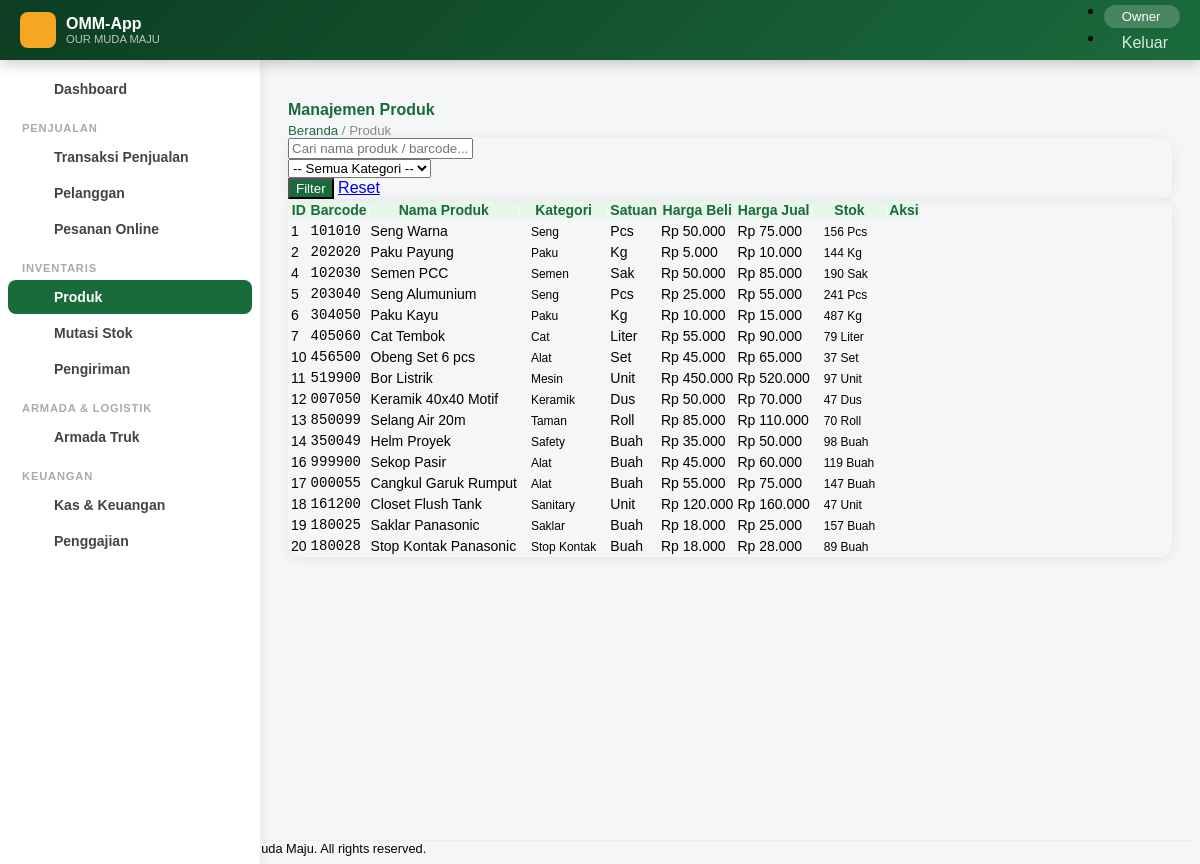
The page /produk.php (signed in) on the database its author committed.
### tables this page shows
CREATE TABLE `produk` (
  `id_produk` int NOT NULL AUTO_INCREMENT,
  `nama_produk` varchar(100) NOT NULL,
  `kategori` varchar(50) NOT NULL,
  `satuan` varchar(20) NOT NULL,
  `harga_beli` decimal(12,2) NOT NULL,
  `harga_jual` decimal(12,2) NOT NULL,
  `barcode` varchar(50) NOT NULL,
  `created_at` timestamp NULL DEFAULT CURRENT_TIMESTAMP,
  `foto` varchar(255) DEFAULT NULL COMMENT 'Foto Produk',
  PRIMARY KEY (`id_produk`)
);

### koneksi.php (called while the page is built, shortened)
<?php
class Koneksi {
    private $db_host = 'localhost',
            $db_user = 'root',
            $db_pass = 'kristin',
            $db_name = 'db_toko_bangunan';
    function __construct() {
        try {
            $this->db = new PDO(
                "mysql:host=$this->db_host;dbname=$this->db_name;charset=utf8",
                $this->db_user,
                $this->db_pass,
                [PDO::ATTR_ERRMODE => PDO::ERRMODE_EXCEPTION]
            );
        } catch (PDOException $e) {
            die('<div class="alert alert-danger m-3">Koneksi database gagal: ' . $e->getMessage() . '</div>');
        }
    }
}
?>

### Dml.php (called while the page is built, shortened)
<?php
include_once "koneksi.php";
class Dml extends Koneksi {
    public function query($sql, $params = [])
    {
        $q = $this->db->prepare($sql);
        $q->execute($params);
        return $q->fetchAll(PDO::FETCH_ASSOC);
    }
}
?>

### fungsi.php (called while the page is built, shortened)
<?php
function rupiah($angka)
{
    return 'Rp ' . number_format($angka, 0, ',', '.');
}

### produk.php (the view, shortened to what this page needs)
<?php
include "fungsi.php";
include "Dml.php";
$db = new Dml();
$cari = isset($_GET['cari']) ? trim($_GET['cari']) : '';
$where = "1=1";
$produk = $db->query("SELECT p.*, COALESCE(SUM(CASE WHEN sm.jenis='masuk' THEN sm.jumlah WHEN sm.jenis='keluar' THEN -sm.jumlah END),0) as stok_saat_ini FROM produk p LEFT JOIN stok_mutasi sm ON p.id_produk=sm.id_produk WHERE $where GROUP BY p.id_produk ORDER BY p.id_produk ASC");
include "header.php";
?>
<main id="main">
<div class="d-flex align-items-center justify-content-between mb-4 flex-wrap gap-2">
    <div>
        <h4 class="page-title mb-0"><i class="bi bi-box-seam-fill me-2"></i>Manajemen Produk</h4>
        <div class="page-breadcrumb"><a href="beranda.php">Beranda</a> / Produk</div>
    </div>
</div>
<div class="card mb-3">
    <div class="card-body py-2">
        <form method="get" class="row g-2 align-items-center">
            <div class="col-md-5">
                <div class="input-group input-group-sm">
                    <input type="text" name="cari" class="form-control" placeholder="Cari nama produk / barcode..." value="<?php echo htmlspecialchars($cari); ?>">
                </div>
            </div>
            <div class="col-md-3">
                <select name="kat" class="form-select form-select-sm">
                    <option value="">-- Semua Kategori --</option>
                </select>
            </div>
            <div class="col-md-auto">
                <button class="btn btn-sm btn-btj me-1"><i class="bi bi-funnel"></i> Filter</button>
                <a href="produk.php" class="btn btn-sm btn-outline-secondary"><i class="bi bi-x-circle"></i> Reset</a>
            </div>
        </form>
    </div>
</div>
<div class="card">
    <div class="card-body p-0">
        <div class="table-responsive">
            <table class="table table-hover datatable mb-0">
                <thead><tr class="text-center">
                    <th>ID</th><th>Barcode</th><th>Nama Produk</th><th>Kategori</th><th>Satuan</th>
                    <th>Harga Beli</th><th>Harga Jual</th><th>Stok</th><th>Aksi</th>
                </tr></thead>
                <tbody>
                <?php if (empty($produk)): ?>
                <tr><td colspan="9" class="text-center text-muted py-4">Tidak ada produk ditemukan</td></tr>
                <?php else: foreach ($produk as $p): ?>
                <tr class="text-center">
                    <td><?php echo $p['id_produk']; ?></td>
                    <td><code><?php echo htmlspecialchars($p['barcode']); ?></code></td>
                    <td class="text-start fw-semibold"><?php echo htmlspecialchars($p['nama_produk']); ?></td>
                    <td><span class="badge bg-light text-dark border"><?php echo $p['kategori']; ?></span></td>
                    <td><?php echo $p['satuan']; ?></td>
                    <td><?php echo rupiah($p['harga_beli']); ?></td>
                    <td class="text-success fw-semibold"><?php echo rupiah($p['harga_jual']); ?></td>
                    <td>
                        <?php $stok = intval($p['stok_saat_ini']); ?>
                        <span class="badge bg-<?php echo $stok<=0?'danger':($stok<=10?'warning':'success'); ?>">
                            <?php echo $stok.' '.$p['satuan']; ?>
                        </span>
                    </td>
                    <td>
</td>
                </tr>
                <?php endforeach; endif; ?>
                </tbody>
            </table>
        </div>
    </div>
</div>
</main>
<?php include "footer.php"; ?>

### assets/css/main.css (style rules this page uses)
:root { --btj-primary: #1a6b3c; --btj-secondary: #f5a623; --btj-accent: #e8f5e9; --btj-dark: #0d3d22; --btj-sidebar-w: 260px; }
body { font-family: 'Nunito', sans-serif; background: #f4f6f8; }
#main { margin-left: var(--btj-sidebar-w); margin-top: 60px; padding: 20px; transition: all 0.3s; min-height: calc(100vh - 60px); }
.card { border: none; border-radius: 12px; box-shadow: 0 2px 12px rgba(0,0,0,0.07); }
.table { font-size: 0.875rem; }
.table thead th { background: var(--btj-accent); color: var(--btj-primary); font-weight: 700; border: none; }
.btn-btj { background: var(--btj-primary); color: #fff; }
.page-title { font-family: 'Poppins', sans-serif; font-weight: 700; color: var(--btj-primary); margin-bottom: 4px; }
.page-breadcrumb { color: #888; font-size: 0.83rem; }
.page-breadcrumb a { color: var(--btj-primary); text-decoration: none; }
.badge { font-size: 0.75rem; padding: 5px 10px; border-radius: 20px; }

### rows shown on the page
produk: id_produk "1", barcode "101010", nama_produk "Seng Warna", kategori "Seng", satuan "Pcs", harga_beli "Rp 50.000", harga_jual "Rp 75.000", stok "156"
produk: id_produk "2", barcode "202020", nama_produk "Paku Payung", kategori "Paku", satuan "Kg", harga_beli "Rp 5.000", harga_jual "Rp 10.000", stok "144"
produk: id_produk "4", barcode "102030", nama_produk "Semen PCC", kategori "Semen", satuan "Sak", harga_beli "Rp 50.000", harga_jual "Rp 85.000", stok "190"
produk: id_produk "5", barcode "203040", nama_produk "Seng Alumunium", kategori "Seng", satuan "Pcs", harga_beli "Rp 25.000", harga_jual "Rp 55.000", stok "241"
produk: id_produk "6", barcode "304050", nama_produk "Paku Kayu", kategori "Paku", satuan "Kg", harga_beli "Rp 10.000", harga_jual "Rp 15.000", stok "487"
produk: id_produk "7", barcode "405060", nama_produk "Cat Tembok", kategori "Cat", satuan "Liter", harga_beli "Rp 55.000", harga_jual "Rp 90.000", stok "79"
produk: id_produk "10", barcode "456500", nama_produk "Obeng Set 6 pcs", kategori "Alat", satuan "Set", harga_beli "Rp 45.000", harga_jual "Rp 65.000", stok "37"
produk: id_produk "11", barcode "519900", nama_produk "Bor Listrik", kategori "Mesin", satuan "Unit", harga_beli "Rp 450.000", harga_jual "Rp 520.000", stok "97"
produk: id_produk "12", barcode "007050", nama_produk "Keramik 40x40 Motif", kategori "Keramik", satuan "Dus", harga_beli "Rp 50.000", harga_jual "Rp 70.000", stok "47"
produk: id_produk "13", barcode "850099", nama_produk "Selang Air 20m", kategori "Taman", satuan "Roll", harga_beli "Rp 85.000", harga_jual "Rp 110.000", stok "70"
produk: id_produk "14", barcode "350049", nama_produk "Helm Proyek", kategori "Safety", satuan "Buah", harga_beli "Rp 35.000", harga_jual "Rp 50.000", stok "98"
produk: id_produk "16", barcode "999900", nama_produk "Sekop Pasir", kategori "Alat", satuan "Buah", harga_beli "Rp 45.000", harga_jual "Rp 60.000", stok "119"
produk: id_produk "17", barcode "000055", nama_produk "Cangkul Garuk Rumput", kategori "Alat", satuan "Buah", harga_beli "Rp 55.000", harga_jual "Rp 75.000", stok "147"
produk: id_produk "18", barcode "161200", nama_produk "Closet Flush Tank", kategori "Sanitary", satuan "Unit", harga_beli "Rp 120.000", harga_jual "Rp 160.000", stok "47"
produk: id_produk "19", barcode "180025", nama_produk "Saklar Panasonic", kategori "Saklar", satuan "Buah", harga_beli "Rp 18.000", harga_jual "Rp 25.000", stok "157"
produk: id_produk "20", barcode "180028", nama_produk "Stop Kontak Panasonic", kategori "Stop Kontak", satuan "Buah", harga_beli "Rp 18.000", harga_jual "Rp 28.000", stok "89"

### other values the page prints
$_SESSION['nama_role'] "Owner"
